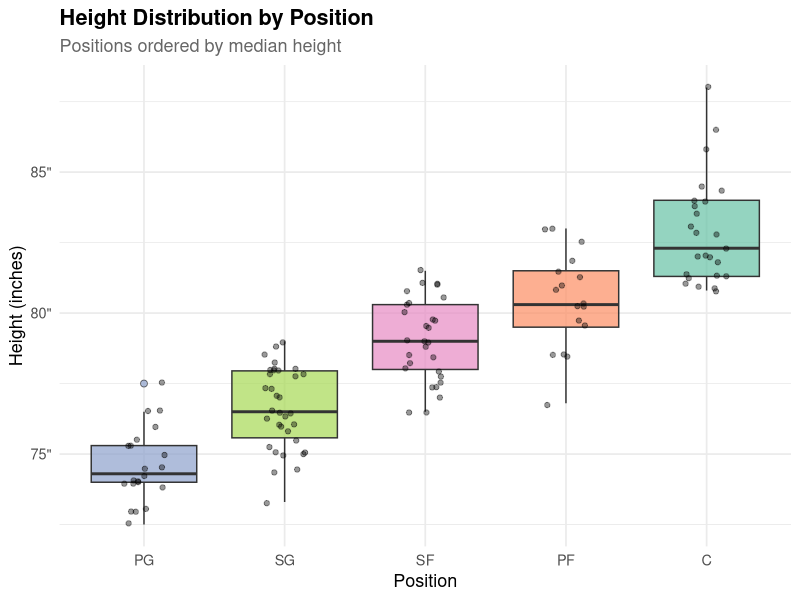
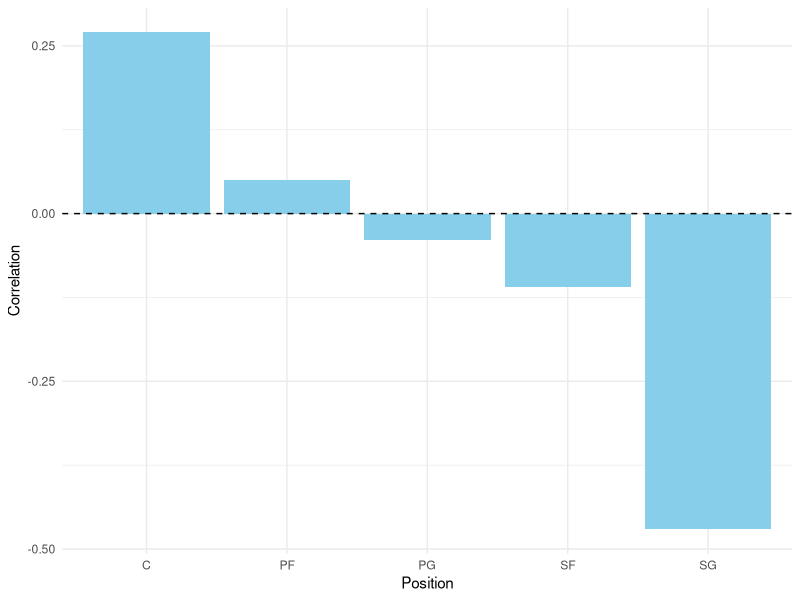
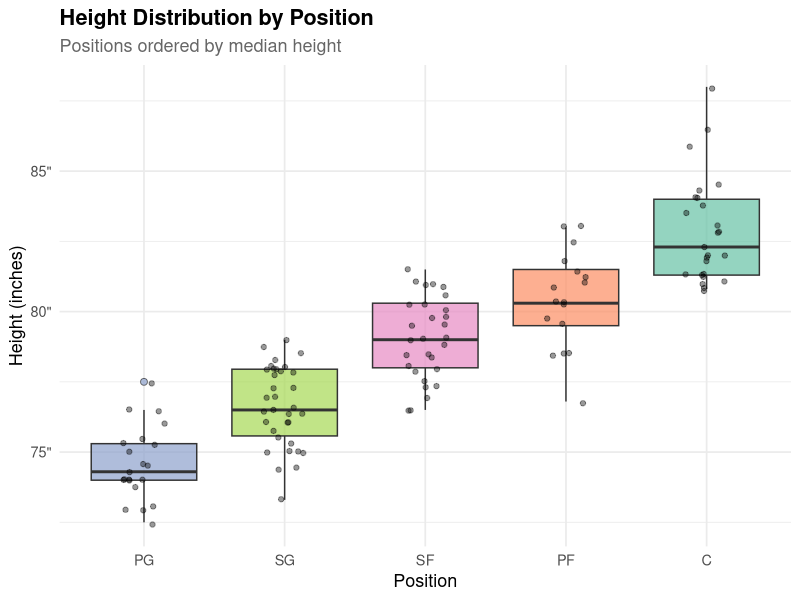

The R script that drew these images, in order:
## ---- chunk 1
#| echo: false
#| warning: false
#| message: false

# Tidyverse Style Guide

# Step 1: Load packages

library(ggplot2)
library(dplyr)
library(readr)
library(ggrepel)


# Step 2: Load and tidy the data

df <- read_csv("NBAPlayerStats.csv") |>
  rename(
    FT_pct = `FT%`,
    Height = `Height (in)`
  ) |>
  mutate(
    FT_pct = as.numeric(gsub("%", "", FT_pct))
  )


# Step 3: Summarize average height and FT% per position

position_summary <- df |>
  group_by(Position) |>
  summarise(
    Avg_Height = mean(Height, na.rm = TRUE),   # average height per position
    Avg_FT_pct = mean(FT_pct, na.rm = TRUE),   # average FT% per position
    Count      = n()                            # how many players per position
  )


# Plot shows the spread of heights within each position

ggplot(df, aes(x = reorder(Position, Height), y = Height, fill = Position)) +
  geom_boxplot(alpha = 0.7, outlier.shape = 21, outlier.size = 2) +
  geom_jitter(width = 0.15, alpha = 0.4, size = 1.5) +   # show individual players
  scale_fill_brewer(palette = "Set2") +
  scale_y_continuous(labels = function(x) paste0(x, '"')) +
  labs(
    title    = "Height Distribution by Position",
    subtitle = "Positions ordered by median height",
    x        = "Position",
    y        = "Height (inches)",
  ) +
  theme_minimal(base_size = 13) +
  theme(
    plot.title      = element_text(face = "bold"),
    plot.subtitle   = element_text(color = "grey40"),
    legend.position = "none"  
  )
## ---- chunk 2
#| echo: false
#| warning: false
#| message: false

# Step 1: Load Packages 

library(dplyr)
library(readr)
library(knitr)
library(kableExtra)

# Step 2: Load and tidy the data

df <- read_csv("NBAPlayerStats.csv") |>
  rename(
    ft_pct = `FT%`,
    height = `Height (in)`
  ) |>
  mutate(
    ft_pct = as.numeric(gsub("%", "", ft_pct))
  )

# Table includes a height Summary by position

df |>
  group_by(Position) |>
  summarise(
    `Player Count`       = n(),
    `Avg Height (in)`    = round(mean(height, na.rm = TRUE), 1),
    `Median Height (in)` = round(median(height, na.rm = TRUE), 1),
    `Min Height (in)`    = round(min(height, na.rm = TRUE), 1),
    `Max Height (in)`    = round(max(height, na.rm = TRUE), 1)
  ) |>
  arrange(desc(`Avg Height (in)`)) |>
  kable(
    caption = "Height Summary by Position for Players Who Shot At Least 150 FT's (tallest to shortest)",
    align   = c("l", "c", "c", "c", "c", "c")
  ) |>
  kable_styling(
    bootstrap_options = c("striped", "hover", "condensed"),
    full_width        = FALSE
  )
## ---- chunk 3
library(tidyverse)
library(knitr)

nba_raw <- read_csv("NBAPlayerStats.csv")

nba_clean <- nba_raw |>
  rename(
    position = Position,
    ft_percent = `FT%`,
    height_in = `Height (in)`
  ) |>
  mutate(
    ft_percent = as.numeric(str_remove(ft_percent, "%")),
    height_in = as.numeric(height_in)
  )

position_corr <- nba_clean |>
  group_by(position) |>
  summarise(
    correlation = round(cor(height_in, ft_percent, use = "complete.obs"), 2),
    avg_ft = round(mean(ft_percent, na.rm = TRUE), 1),
    avg_height = round(mean(height_in, na.rm = TRUE), 1),
    n_players = n(),
    .groups = "drop"
  )
## ---- chunk 4
#| label: fig-connor
#| fig-cap: "Correlation between height and free throw percentage by position."
#| fig-alt: "Bar chart showing correlation between height and free throw percentage for each NBA position."
#| fig-pos: "H"

ggplot(position_corr, aes(x = position, y = correlation)) +
  geom_col(fill = "skyblue") +
  geom_hline(yintercept = 0, linetype = "dashed") +
  labs(
    x = "Position",
    y = "Correlation"
  ) +
  theme_minimal()
## ---- chunk 5
#| label: tbl-connor
#| tbl-cap: "Correlation between height and free throw percentage by position."

kable(
  position_corr,
  col.names = c("Position", "Correlation", "Avg FT%", "Avg Height", "Players")
)
## ---- chunk 6
#| echo: false
#| warning: false
#| message: false

# Tidyverse Style Guide

# Step 1: Load packages

library(ggplot2)
library(dplyr)
library(readr)
library(ggrepel)


# Step 2: Load and tidy the data

df <- read_csv("NBAPlayerStats.csv") |>
  rename(
    FT_pct = `FT%`,
    Height = `Height (in)`
  ) |>
  mutate(
    FT_pct = as.numeric(gsub("%", "", FT_pct))
  )


# Step 3: Summarize average height and FT% per position

position_summary <- df |>
  group_by(Position) |>
  summarise(
    Avg_Height = mean(Height, na.rm = TRUE),   # average height per position
    Avg_FT_pct = mean(FT_pct, na.rm = TRUE),   # average FT% per position
    Count      = n()                            # how many players per position
  )


# Plot shows the spread of heights within each position

ggplot(df, aes(x = reorder(Position, Height), y = Height, fill = Position)) +
  geom_boxplot(alpha = 0.7, outlier.shape = 21, outlier.size = 2) +
  geom_jitter(width = 0.15, alpha = 0.4, size = 1.5) +   # show individual players
  scale_fill_brewer(palette = "Set2") +
  scale_y_continuous(labels = function(x) paste0(x, '"')) +
  labs(
    title    = "Height Distribution by Position",
    subtitle = "Positions ordered by median height",
    x        = "Position",
    y        = "Height (inches)",
  ) +
  theme_minimal(base_size = 13) +
  theme(
    plot.title      = element_text(face = "bold"),
    plot.subtitle   = element_text(color = "grey40"),
    legend.position = "none"  
  )
## ---- chunk 7
#| echo: false
#| warning: false
#| message: false

# Step 1: Load Packages 

library(dplyr)
library(readr)
library(knitr)
library(kableExtra)

# Step 2: Load and tidy the data

df <- read_csv("NBAPlayerStats.csv") |>
  rename(
    ft_pct = `FT%`,
    height = `Height (in)`
  ) |>
  mutate(
    ft_pct = as.numeric(gsub("%", "", ft_pct))
  )

# Table includes a height Summary by position

df |>
  group_by(Position) |>
  summarise(
    `Player Count`       = n(),
    `Avg Height (in)`    = round(mean(height, na.rm = TRUE), 1),
    `Median Height (in)` = round(median(height, na.rm = TRUE), 1),
    `Min Height (in)`    = round(min(height, na.rm = TRUE), 1),
    `Max Height (in)`    = round(max(height, na.rm = TRUE), 1)
  ) |>
  arrange(desc(`Avg Height (in)`)) |>
  kable(
    caption = "Height Summary by Position for Players Who Shot At Least 150 FT's (tallest to shortest)",
    align   = c("l", "c", "c", "c", "c", "c")
  ) |>
  kable_styling(
    bootstrap_options = c("striped", "hover", "condensed"),
    full_width        = FALSE
  )
